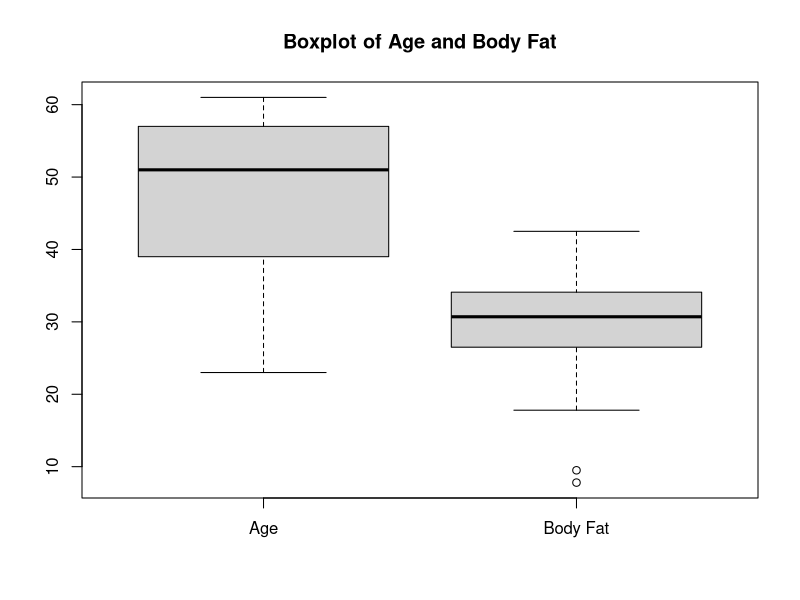
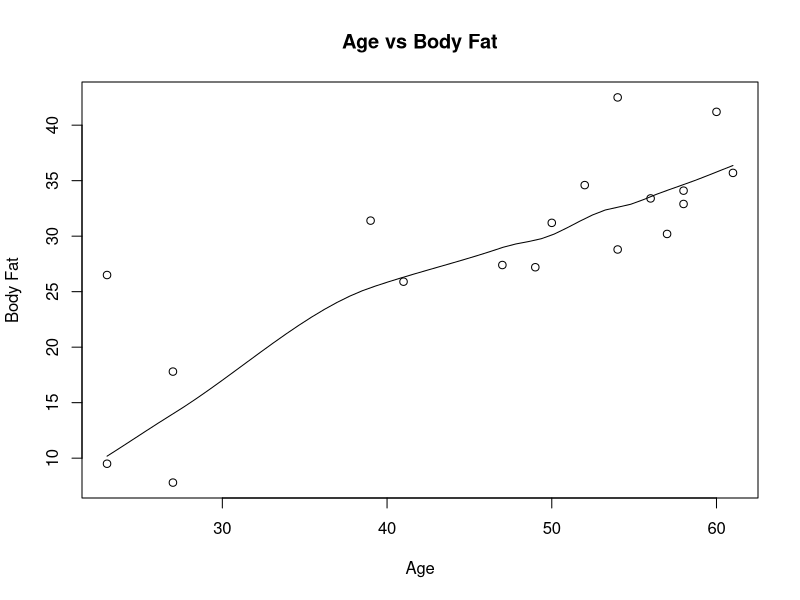
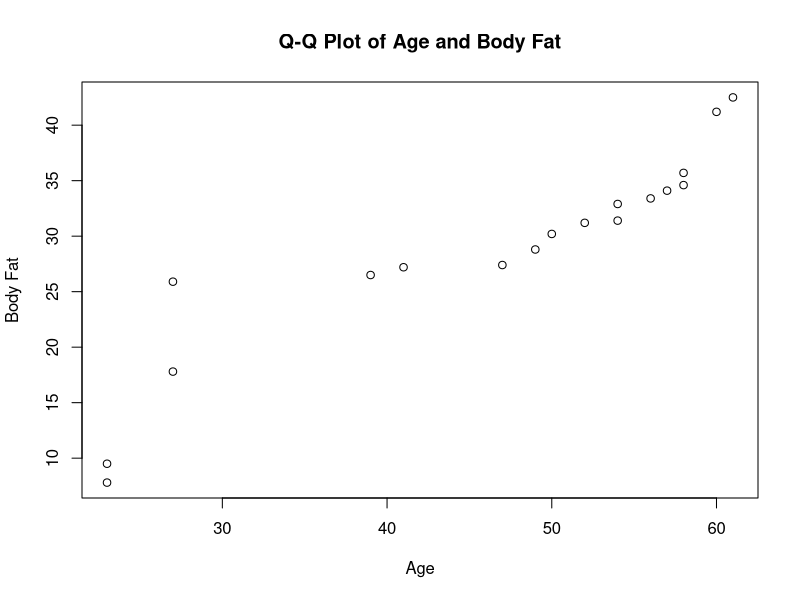
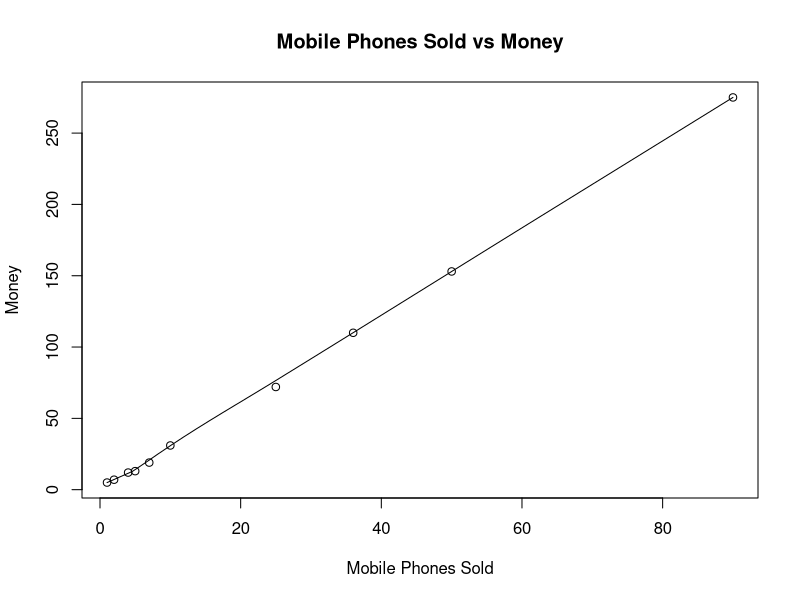
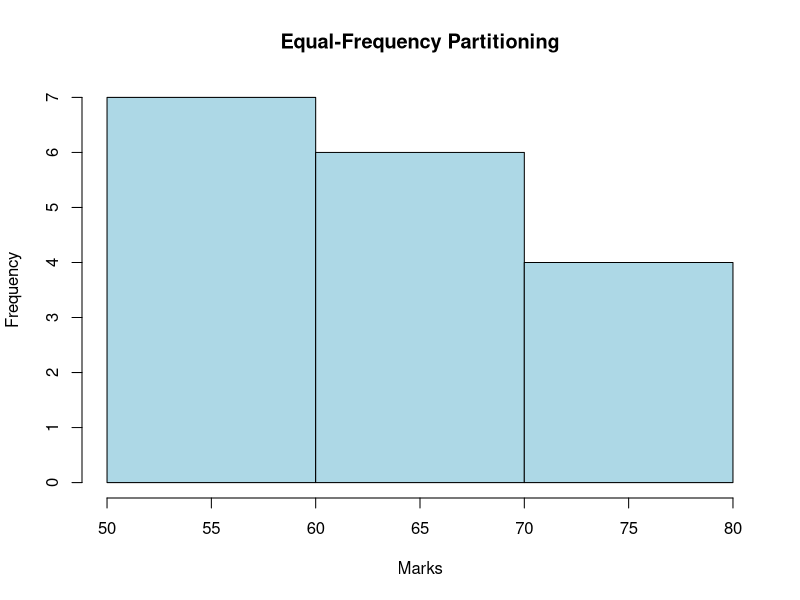
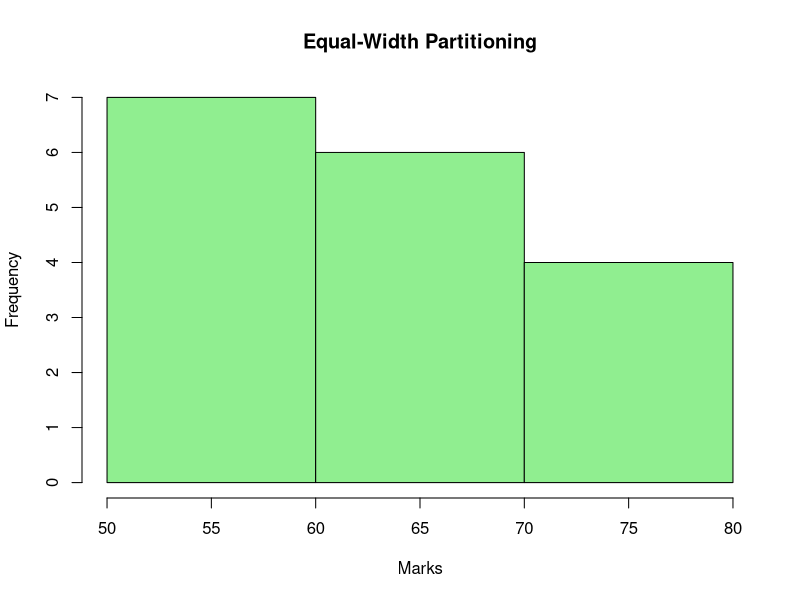

Write R code to recreate these figures, in order.
# ============================================================
# DWDM LAB - DAY 1
# R PROGRAMS
# ============================================================


# ============================================================
# Q1. APPROXIMATE MEDIAN FOR GROUPED FREQUENCY DATA
# ============================================================

# Age and frequency

age <- c(5, 15, 20, 50, 80, 110)

frequency <- c(200, 450, 300, 1500, 700, 44)

# Calculate median

median(age)

median(frequency)


# ============================================================
# Q2. MEAN, MEDIAN, MODE, MIDRANGE AND QUARTILES
# ============================================================

age <- c(13, 15, 16, 16, 19, 20, 20, 21, 22, 22,
         25, 25, 25, 25, 30, 33, 33, 35, 35, 35,
         35, 36, 40, 45, 46, 52, 70)

# Mean

mean(age)

# Median

median(age)

# Mode

mode_age <- names(table(age))[table(age) == max(table(age))]

mode_age

# Midrange

midrange <- (min(age) + max(age)) / 2

midrange

# First Quartile

quantile(age, 0.25)

# Third Quartile

quantile(age, 0.75)


# ============================================================
# Q3. NORMALIZATION
# ============================================================

# Given data

x <- c(200, 300, 400, 600, 1000)

# (a) Min-Max Normalization

min_max_norm <- (x - min(x)) / (max(x) - min(x))

min_max_norm

# (b) Z-Score Normalization

z_score_norm <- (x - mean(x)) / sd(x)

z_score_norm


# ============================================================
# Q4. SMOOTHING BY BINNING
# ============================================================

# Given data

data <- c(11, 13, 13, 15, 15, 16, 19, 20,
          20, 20, 21, 21, 22, 23, 24, 30,
          40, 45, 45, 45, 71, 72, 73, 75)

bins <- 5

# Create bins

bin_indices <- cut(data, bins)

# (a) Smoothing by Bin Mean

mean_smooth <- tapply(data, bin_indices, mean)

print(mean_smooth)

# (b) Smoothing by Bin Median

median_smooth <- tapply(data, bin_indices, median)

print(median_smooth)

# (c) Smoothing by Bin Boundaries

boundary_smooth <- tapply(data, bin_indices,
                          function(x) c(min(x), max(x)))

print(boundary_smooth)


# ============================================================
# Q5. AGE AND BODY FAT ANALYSIS
# ============================================================

# Given data

age <- c(23, 23, 27, 27, 39, 41, 47, 49, 50,
         52, 54, 54, 56, 57, 58, 58, 60, 61)

fat <- c(9.5, 26.5, 7.8, 17.8, 31.4, 25.9,
         27.4, 27.2, 31.2, 34.6, 42.5, 28.8,
         33.4, 30.2, 34.1, 32.9, 41.2, 35.7)

# (a) Mean, Median and Standard Deviation of Age

mean(age)

median(age)

sd(age)

# Mean, Median and Standard Deviation of Body Fat

mean(fat)

median(fat)

sd(fat)

# (b) Boxplots

boxplot(age, fat,
        names = c("Age", "Body Fat"),
        main = "Boxplot of Age and Body Fat")

# (c) Scatter Plot

scatter.smooth(age, fat,
               main = "Age vs Body Fat",
               xlab = "Age",
               ylab = "Body Fat")

# Q-Q Plot

qqplot(age, fat,
       main = "Q-Q Plot of Age and Body Fat",
       xlab = "Age",
       ylab = "Body Fat")


# ============================================================
# Q6. NORMALIZATION OF AGE VALUE 35
# ============================================================

# Age data

v <- c(23, 23, 27, 27, 39, 41, 47, 49, 50,
       52, 54, 54, 56, 57, 58, 58, 60, 61)

# (i) Min-Max Normalization

min_value <- min(v)

max_value <- max(v)

min_max <- (35 - min_value) / (max_value - min_value)

print(min_max)

# (ii) Z-Score Normalization

mean_value <- mean(v)

sd_value <- 12.94

z_score <- (35 - mean_value) / sd_value

print(z_score)

# (iii) Decimal Scaling Normalization

m <- 35

j <- ceiling(log10(abs(m)))

decimal_scaling <- m / (10^j)

print(decimal_scaling)


# ============================================================
# Q7. MEAN, MEDIAN AND MODE OF PENCIL DATA
# ============================================================

# Number of pencils in each box

pencils <- c(9, 25, 23, 12, 11, 6, 7, 8, 9, 10)

# Mean

mean(pencils)

# Median

median(pencils)

# Mode

mode_pencils <- names(table(pencils))[
  table(pencils) == max(table(pencils))
]

mode_pencils


# ============================================================
# Q8. SCATTER PLOT - MOBILE PHONES SOLD VS MONEY
# ============================================================

# X = Mobile phones sold
# Y = Money

x <- c(4, 1, 5, 7, 10, 2, 50, 25, 90, 36)

y <- c(12, 5, 13, 19, 31, 7, 153, 72, 275, 110)

# Scatter plot

scatter.smooth(x, y,
               main = "Mobile Phones Sold vs Money",
               xlab = "Mobile Phones Sold",
               ylab = "Money")


# ============================================================
# Q9. EQUAL-FREQUENCY AND EQUAL-WIDTH PARTITIONING
# ============================================================

# Marks data

marks <- c(55, 60, 71, 63, 55, 65, 50, 55,
           58, 59, 61, 63, 65, 67, 71, 72, 75)

num_bins <- 3

# (a) Equal-Frequency / Equi-Depth Partitioning

bins_eq_frequency <- cut(marks,
                         breaks = num_bins,
                         labels = FALSE)

print(bins_eq_frequency)

hist(marks,
     breaks = num_bins,
     col = "lightblue",
     xlab = "Marks",
     ylab = "Frequency",
     main = "Equal-Frequency Partitioning")


# (b) Equal-Width Partitioning

bins_eq_width <- cut(marks,
                     breaks = num_bins,
                     labels = FALSE)

print(bins_eq_width)

hist(marks,
     breaks = num_bins,
     col = "lightgreen",
     xlab = "Marks",
     ylab = "Frequency",
     main = "Equal-Width Partitioning")


# ============================================================
# Q10. INTERQUARTILE RANGE AND STANDARD DEVIATION
# ============================================================

# Speed data

v <- c(78.3, 81.8, 82, 74.2, 83.4,
       84.5, 82.9, 77.5, 80.9, 70.6)

# Interquartile Range

IQR(v)

# Standard Deviation

sd(v)


# ============================================================
# Q11. FIRST QUARTILE AND THIRD QUARTILE
# ============================================================

# Age data

age <- c(13, 15, 16, 16, 19, 20, 20, 21, 22, 22,
         25, 25, 25, 25, 30, 33, 33, 35, 35, 35,
         35, 36, 40, 45, 46, 52, 70)

# First Quartile

quantile(age, 0.25)

# Third Quartile

quantile(age, 0.75)
